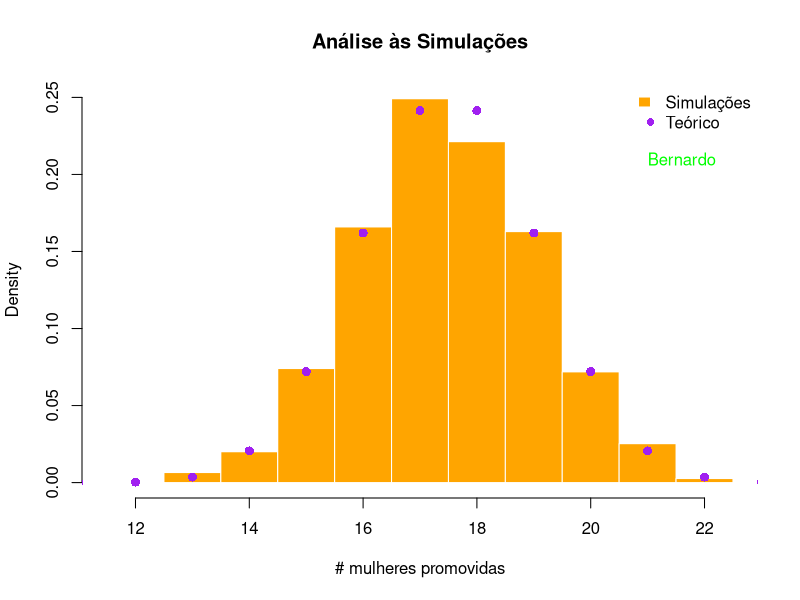

The R script that drew this image:
# Bernardo Mamede a36919 4/12/24

id <- 36919

sims <- read.csv("gender_sims.csv", sep=",")

colnames(sims) <- c("auth", "sim_num", "pw", "pm")

sim.ok <- sims[
  sims$pw <= 24 & sims$pm <= 24 &
    (sims$pw + sims$pm) == 35 &
    !sims$auth %in% c(
      "Derick/Ricardo", "Elvis/Wesley",
      "Rodrigo Delgado a57748 e Roberto Bonfim a60630", "Viviane/Melany", "Agilton", 
      "Cinthya/Guilhermina", "Inês Pereira", "Marília", 
      " Waldik da Cruz, Danilson Fortes"
    ),
]

m14 <- sum(sim.ok$pw <= 14)
pm14 <- m14 / nrow(sim.ok)
p_hat <- pm14
n <- nrow(sim.ok)
z <- 1.96

erro_padrao <- sqrt((p_hat * (1- p_hat)) / n)

ic_inf <- p_hat - z * erro_padrao
ic_supp <- p_hat + z * erro_padrao

set.seed(id)
sims.alea <- sim.ok[sample(nrow(sim.ok), 100), ]

write.csv(sims.alea, "sims100.csv", row.names = FALSE)


# pdf("histograma_simulacoes.pdf", width = 8.3, height = 5.8)

probs <- dhyper(11:24, m = 24, n = 24, k = 35)

breaks <- function(x) (min(x) - 0.5):(max(x) + 0.5)

hist(
  sim.ok$pw, 
  breaks = breaks(sim.ok$pw), 
  freq = FALSE, 
  col = "orange", 
  border = "white", 
  ylim = c(0, 0.25), 
  xlab = "# mulheres promovidas", 
  ylab = "Density", 
  main = "Análise às Simulações"
)
points(
  11:24, 
  probs, 
  col = "purple", 
  pch = 16, 
  cex = 1.2
)

legend(
  "topright", 
  legend = c("Simulações", "Teórico"), 
  fill = c("orange", NA), 
  col = c(NA, "purple"), 
  pch = c(NA, 16),
  bty = 'n',
  box.lwd = FALSE,
  box.col = FALSE,
  border="white",
  bg = "transparent"
)

text(21.6, 0.21, "Bernardo", col="green")

# dev.off()